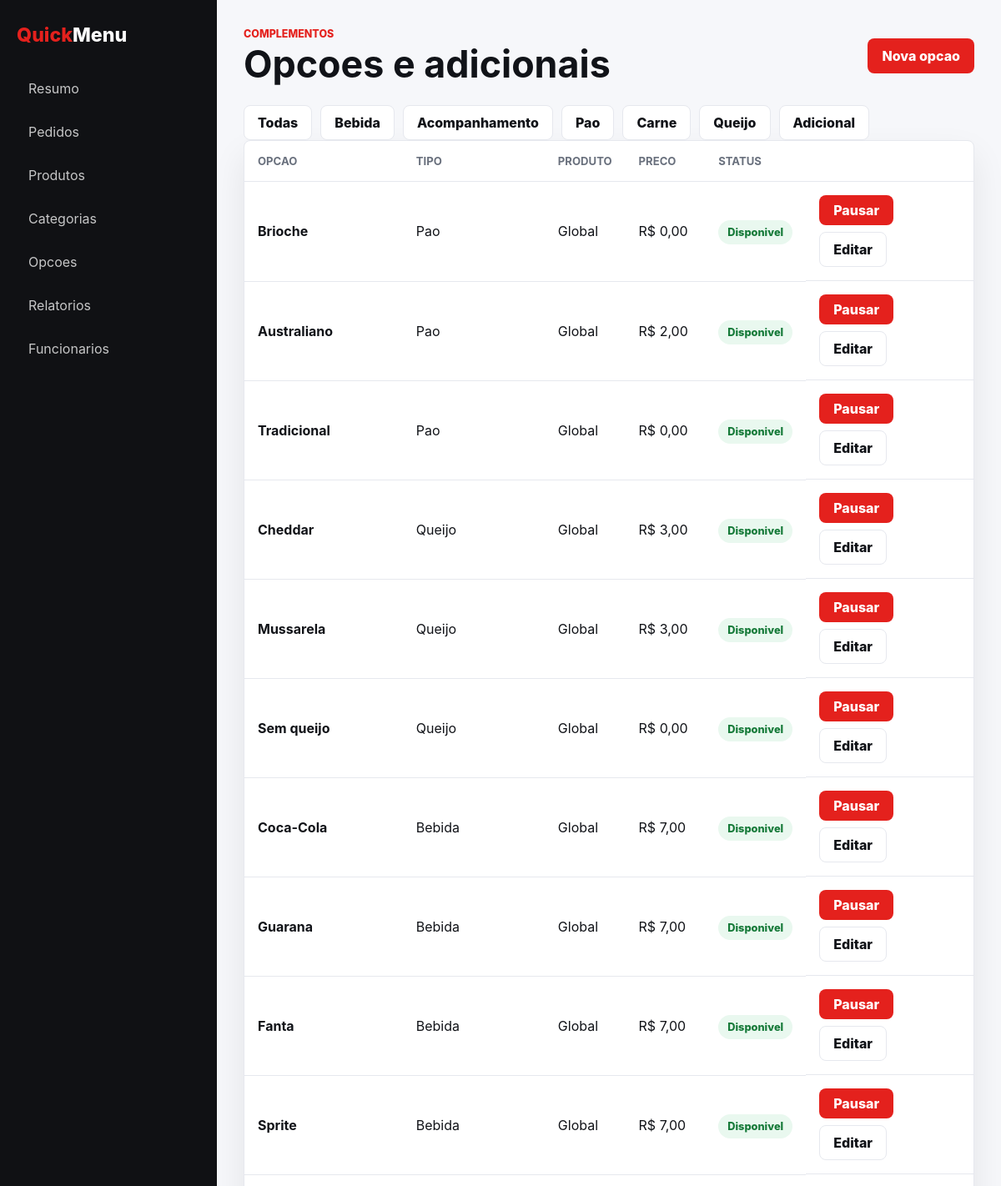
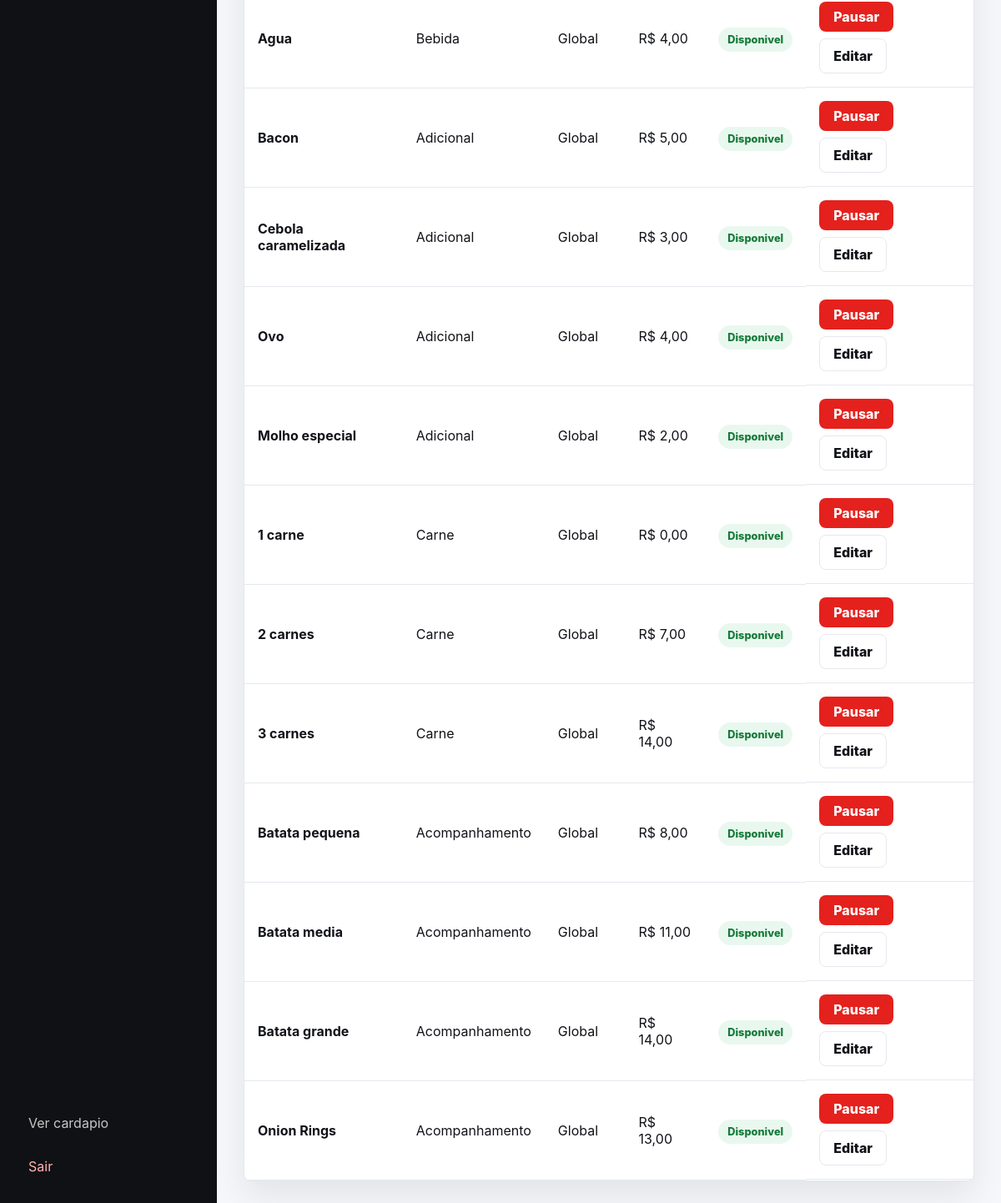
The app's page /painel/opcoes/ (signed in) with its own data (2 pictures, top to bottom).
### menu/models.py (models this page shows, shortened)
class ProductOption(models.Model):
    OPTION_TYPES = [
        ('drink', 'Bebida'),
        ('side', 'Acompanhamento'),
        ('bread', 'Pao'),
        ('meat', 'Carne'),
        ('cheese', 'Queijo'),
        ('extra', 'Adicional'),
    ]
    product = models.ForeignKey(Product, on_delete=models.CASCADE, related_name='options', null=True, blank=True)
    name = models.CharField(max_length=100)
    price = models.DecimalField(max_digits=8, decimal_places=2, default=0)
    option_type = models.CharField(max_length=20, choices=OPTION_TYPES)
    active = models.BooleanField(default=True)
    available = models.BooleanField(default=True)
    image = models.ImageField(upload_to='options/', blank=True, null=True)
    order = models.PositiveIntegerField(default=0)
    created_at = models.DateTimeField(default=timezone.now, editable=False)
    updated_at = models.DateTimeField(auto_now=True)
    class Meta:
        ordering = ['option_type', 'order', 'name']
        verbose_name = 'opcao de produto'
        verbose_name_plural = 'opcoes de produto'

### dashboard/views.py (the view)
# urls.py: path('opcoes/', views.options, name='options'),
@staff_required
def options(request):
    option_type = request.GET.get('type')
    queryset = ProductOption.objects.select_related('product')
    if option_type:
        queryset = queryset.filter(option_type=option_type)
    return render(request, 'dashboard/options.html', {
        **dashboard_context(request),
        'options': queryset,
        'option_types': ProductOption.OPTION_TYPES,
        'active_type': option_type,
    })

### cart/context_processors.py (called while the page is built)
def cart_summary(request):
    items, total = hydrate_cart(request.session)
    return {
        'cart_item_count': cart_count(request.session),
        'cart_total': total,
        'cart_preview_items': items,
    }

### cart/services.py (called while the page is built)
def get_cart(session):
    return session.get(CART_SESSION_KEY, [])

def cart_count(session):
    return sum(item['quantity'] for item in get_cart(session))

def money(value):
    return Decimal(value).quantize(Decimal('0.01'))

def hydrate_cart(session):
    hydrated = []
    total = Decimal('0.00')
    for index, item in enumerate(get_cart(session)):
        unit_price = money(item['unit_price'])
        subtotal = money(unit_price * item['quantity'])
        total += subtotal
        hydrated.append({**item, 'index': index, 'unit_price_decimal': unit_price, 'subtotal': subtotal})
    return hydrated, money(total)

### dashboard/views.py (called while the page is built)
def dashboard_context(request):
    return {
        'is_manager': request.user.is_superuser or request.user.groups.filter(name='Administradores').exists(),
        'status_labels': STATUS_LABELS,
    }

### templates/dashboard/options.html (shortened to what this page needs)
{% extends 'dashboard/base_panel.html' %}
{% block eyebrow %}Complementos{% endblock %}
{% block heading %}Opcoes e adicionais{% endblock %}
{% block actions %}{% if is_manager %}<a class="primary-panel-button" href="{% url 'dashboard:option_create' %}">Nova opcao</a>{% endif %}{% endblock %}
{% block content %}
<div class="filter-actions section-tabs">
    <a href="{% url 'dashboard:options' %}">Todas</a>
    {% for value,label in option_types %}
        <a href="{% url 'dashboard:options' %}?type={{ value }}">{{ label }}</a>
    {% endfor %}
</div>
<section class="panel-card table-card">
    <div class="responsive-table">
        <table>
            <thead><tr><th>Opcao</th><th>Tipo</th><th>Produto</th><th>Preco</th><th>Status</th><th></th></tr></thead>
            <tbody>
                {% for option in options %}
                    <tr>
                        <td><strong>{{ option.name }}</strong></td>
                        <td>{{ option.get_option_type_display }}</td>
                        <td>{% firstof option.product.name 'Global' %}</td>
                        <td>R$ {{ option.price }}</td>
                        <td>{% if option.available and option.active %}<span class="status-pill status-ready">Disponivel</span>{% else %}<span class="status-pill status-cancelled">Pausada</span>{% endif %}</td>
                        <td class="table-actions">
                            <form method="post" action="{% url 'dashboard:option_toggle_available' option.id %}">
                                {% csrf_token %}<button class="small-action" type="submit">{% if option.available %}Pausar{% else %}Ativar{% endif %}</button>
                            </form>
                            {% if is_manager %}<a class="small-link" href="{% url 'dashboard:option_edit' option.id %}">Editar</a>{% endif %}
                        </td>
                    </tr>
                {% empty %}
                    <tr><td colspan="6">Nenhuma opcao cadastrada.</td></tr>
                {% endfor %}
            </tbody>
        </table>
    </div>
</section>
{% endblock %}

### static/css/panel.css (style rules this page uses)
:root { --red: #e4211d; --red-dark: #bc1713; --ink: #111318; --muted: #69707d; --line: #e6e8ee; --soft: #f6f7fa; --white: #ffffff; --shadow: 0 18px 40px rgba(17, 19, 24, 0.08); }
* { box-sizing: border-box; }
html { width: 100%; overflow-x: hidden; }
body { margin: 0; font-family: Inter, system-ui, -apple-system, BlinkMacSystemFont, "Segoe UI", sans-serif; color: var(--ink); background: var(--soft); width: 100%; overflow-x: hidden; }
a { color: inherit; text-decoration: none; }
button, input, select, textarea { font: inherit; }
button { cursor: pointer; }
.panel-shell { min-height: 100vh; width: 100%; max-width: 100vw; display: grid; grid-template-columns: 260px minmax(0, 1fr); overflow-x: hidden; }
.primary-panel-button, .secondary-panel-button, .danger-button, .small-action, .small-link, .filter-actions a { border: 1px solid var(--line); border-radius: 8px; min-height: 42px; padding: 0 16px; display: inline-flex; align-items: center; justify-content: center; font-weight: 800; }
.primary-panel-button, .small-action { border-color: transparent; background: var(--red); color: #fff; }
.secondary-panel-button, .filter-actions a, .small-link { background: #fff; color: var(--ink); }
.stat-card, .panel-card, .order-ticket { border: 1px solid var(--line); border-radius: 8px; background: #fff; box-shadow: var(--shadow); }
.panel-card { min-width: 0; padding: 20px; }
.filter-actions, .filter-bar { display: flex; flex-wrap: wrap; align-items: center; gap: 10px; }
.small-action { min-height: 36px; width: 100%; }
.status-pill { width: fit-content; border-radius: 999px; padding: 7px 11px; font-size: 0.8rem; font-weight: 800; }
.status-ready { background: #e9f8ef; color: #167a39; }
.table-card { padding: 0; overflow: hidden; }
.responsive-table { overflow-x: auto; }
table { width: 100%; border-collapse: collapse; min-width: 760px; }
th, td { padding: 16px; border-bottom: 1px solid var(--line); text-align: left; vertical-align: middle; }
th { color: var(--muted); font-size: 0.82rem; text-transform: uppercase; }
.table-actions { display: flex; flex-wrap: wrap; gap: 8px; align-items: center; }

### records on screen
ProductOption: name "Brioche", option_type "Pao", product "Global", price "0,00", available "Disponivel"
ProductOption: name "Australiano", option_type "Pao", product "Global", price "2,00", available "Disponivel"
ProductOption: name "Tradicional", option_type "Pao", product "Global", price "0,00", available "Disponivel"
ProductOption: name "Cheddar", option_type "Queijo", product "Global", price "3,00", available "Disponivel"
ProductOption: name "Mussarela", option_type "Queijo", product "Global", price "3,00", available "Disponivel"
ProductOption: name "Sem queijo", option_type "Queijo", product "Global", price "0,00", available "Disponivel"
ProductOption: name "Coca-Cola", option_type "Bebida", product "Global", price "7,00", available "Disponivel"
ProductOption: name "Guarana", option_type "Bebida", product "Global", price "7,00", available "Disponivel"
ProductOption: name "Fanta", option_type "Bebida", product "Global", price "7,00", available "Disponivel"
ProductOption: name "Sprite", option_type "Bebida", product "Global", price "7,00", available "Disponivel"
ProductOption: name "Agua", option_type "Bebida", product "Global", price "4,00", available "Disponivel"
ProductOption: name "Bacon", option_type "Adicional", product "Global", price "5,00", available "Disponivel"
ProductOption: name "Cebola caramelizada", option_type "Adicional", product "Global", price "3,00", available "Disponivel"
ProductOption: name "Ovo", option_type "Adicional", product "Global", price "4,00", available "Disponivel"
ProductOption: name "Molho especial", option_type "Adicional", product "Global", price "2,00", available "Disponivel"
ProductOption: name "1 carne", option_type "Carne", product "Global", price "0,00", available "Disponivel"
ProductOption: name "2 carnes", option_type "Carne", product "Global", price "7,00", available "Disponivel"
ProductOption: name "3 carnes", option_type "Carne", product "Global", price "14,00", available "Disponivel"
ProductOption: name "Batata pequena", option_type "Acompanhamento", product "Global", price "8,00", available "Disponivel"
ProductOption: name "Batata media", option_type "Acompanhamento", product "Global", price "11,00", available "Disponivel"
ProductOption: name "Batata grande", option_type "Acompanhamento", product "Global", price "14,00", available "Disponivel"
ProductOption: name "Onion Rings", option_type "Acompanhamento", product "Global", price "13,00", available "Disponivel"

### other values on screen
{{ label }} "Bebida" "Acompanhamento" "Pao" "Carne" "Queijo" "Adicional"
